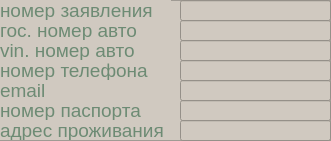
   <widget class="QFrame" name="frame_3">
    <property name="geometry">
     <rect>
      <x>20</x>
      <y>100</y>
      <width>331</width>
      <height>141</height>
     </rect>
    </property>
    <property name="styleSheet">
     <string notr="true">background-color: rgb(208, 201, 192);</string>
    </property>
    <property name="frameShape">
     <enum>QFrame::StyledPanel</enum>
    </property>
    <property name="frameShadow">
     <enum>QFrame::Raised</enum>
    </property>
    <widget class="QLabel" name="login_lable_7">
     <property name="geometry">
      <rect>
       <x>0</x>
       <y>0</y>
       <width>171</width>
       <height>20</height>
      </rect>
     </property>
     <property name="font">
      <font>
       <family>Arial</family>
       <pointsize>14</pointsize>
      </font>
     </property>
     <property name="styleSheet">
      <string notr="true">color: rgb(109, 139, 116);</string>
     </property>
     <property name="text">
      <string>номер заявления</string>
     </property>
    </widget>
    <widget class="QLineEdit" name="id_statement_line_vi">
     <property name="geometry">
      <rect>
       <x>180</x>
       <y>0</y>
       <width>151</width>
       <height>21</height>
      </rect>
     </property>
     <property name="font">
      <font>
       <family>Arial</family>
       <pointsize>14</pointsize>
      </font>
     </property>
     <property name="styleSheet">
      <string notr="true">color: rgb(109, 139, 116);</string>
     </property>
    </widget>
    <widget class="QLabel" name="login_lable_9">
     <property name="geometry">
      <rect>
       <x>0</x>
       <y>20</y>
       <width>171</width>
       <height>20</height>
      </rect>
     </property>
     <property name="font">
      <font>
       <family>Arial</family>
       <pointsize>14</pointsize>
      </font>
     </property>
     <property name="styleSheet">
      <string notr="true">color: rgb(109, 139, 116);</string>
     </property>
     <property name="text">
      <string>гос. номер авто</string>
     </property>
    </widget>
    <widget class="QLineEdit" name="car_gos_num_line">
     <property name="geometry">
      <rect>
       <x>180</x>
       <y>20</y>
       <width>151</width>
       <height>21</height>
      </rect>
     </property>
     <property name="font">
      <font>
       <family>Arial</family>
       <pointsize>14</pointsize>
      </font>
     </property>
     <property name="styleSheet">
      <string notr="true">color: rgb(109, 139, 116);</string>
     </property>
    </widget>
    <widget class="QLineEdit" name="vin_line_vi">
     <property name="geometry">
      <rect>
       <x>180</x>
       <y>40</y>
       <width>151</width>
       <height>21</height>
      </rect>
     </property>
     <property name="font">
      <font>
       <family>Arial</family>
       <pointsize>14</pointsize>
      </font>
     </property>
     <property name="styleSheet">
      <string notr="true">color: rgb(109, 139, 116);</string>
     </property>
    </widget>
    <widget class="QLineEdit" name="phone_number_line">
     <property name="geometry">
      <rect>
       <x>180</x>
       <y>60</y>
       <width>151</width>
       <height>21</height>
      </rect>
     </property>
     <property name="font">
      <font>
       <family>Arial</family>
       <pointsize>14</pointsize>
      </font>
     </property>
     <property name="styleSheet">
      <string notr="true">color: rgb(109, 139, 116);</string>
     </property>
    </widget>
    <widget class="QLineEdit" name="email_line">
     <property name="geometry">
      <rect>
       <x>180</x>
       <y>80</y>
       <width>151</width>
       <height>21</height>
      </rect>
     </property>
     <property name="font">
      <font>
       <family>Arial</family>
       <pointsize>14</pointsize>
      </font>
     </property>
     <property name="styleSheet">
      <string notr="true">color: rgb(109, 139, 116);</string>
     </property>
    </widget>
    <widget class="QLineEdit" name="passport_line_vi">
     <property name="geometry">
      <rect>
       <x>180</x>
       <y>100</y>
       <width>151</width>
       <height>21</height>
      </rect>
     </property>
     <property name="font">
      <font>
       <family>Arial</family>
       <pointsize>14</pointsize>
      </font>
     </property>
     <property name="styleSheet">
      <string notr="true">color: rgb(109, 139, 116);</string>
     </property>
    </widget>
    <widget class="QLineEdit" name="residential_address_line">
     <property name="geometry">
      <rect>
       <x>180</x>
       <y>120</y>
       <width>151</width>
       <height>21</height>
      </rect>
     </property>
     <property name="font">
      <font>
       <family>Arial</family>
       <pointsize>14</pointsize>
      </font>
     </property>
     <property name="styleSheet">
      <string notr="true">color: rgb(109, 139, 116);</string>
     </property>
    </widget>
    <widget class="QLabel" name="login_lable_8">
     <property name="geometry">
      <rect>
       <x>0</x>
       <y>40</y>
       <width>161</width>
       <height>20</height>
      </rect>
     </property>
     <property name="font">
      <font>
       <family>Arial</family>
       <pointsize>14</pointsize>
      </font>
     </property>
     <property name="styleSheet">
      <string notr="true">color: rgb(109, 139, 116);</string>
     </property>
     <property name="text">
      <string>vin. номер авто</string>
     </property>
    </widget>
    <widget class="QLabel" name="login_lable_2">
     <property name="geometry">
      <rect>
       <x>0</x>
       <y>60</y>
       <width>171</width>
       <height>20</height>
      </rect>
     </property>
     <property name="font">
      <font>
       <family>Arial</family>
       <pointsize>14</pointsize>
      </font>
     </property>
     <property name="styleSheet">
      <string notr="true">color: rgb(109, 139, 116);</string>
     </property>
     <property name="text">
      <string>номер телефона</string>
     </property>
    </widget>
    <widget class="QLabel" name="login_lable_4">
     <property name="geometry">
      <rect>
       <x>0</x>
       <y>80</y>
       <width>141</width>
       <height>20</height>
      </rect>
     </property>
     <property name="font">
      <font>
       <family>Arial</family>
       <pointsize>14</pointsize>
      </font>
     </property>
     <property name="styleSheet">
      <string notr="true">color: rgb(109, 139, 116);</string>
     </property>
     <property name="text">
      <string>email</string>
     </property>
    </widget>
    <widget class="QLabel" name="login_lable_5">
     <property name="geometry">
      <rect>
       <x>0</x>
       <y>100</y>
       <width>171</width>
       <height>20</height>
      </rect>
     </property>
     <property name="font">
      <font>
       <family>Arial</family>
       <pointsize>14</pointsize>
      </font>
     </property>
     <property name="styleSheet">
      <string notr="true">color: rgb(109, 139, 116);</string>
     </property>
     <property name="text">
      <string>номер паспорта</string>
     </property>
    </widget>
    <widget class="QLabel" name="login_lable_6">
     <property name="geometry">
      <rect>
       <x>0</x>
       <y>120</y>
       <width>171</width>
       <height>20</height>
      </rect>
     </property>
     <property name="font">
      <font>
       <family>Arial</family>
       <pointsize>14</pointsize>
      </font>
     </property>
     <property name="styleSheet">
      <string notr="true">color: rgb(109, 139, 116);</string>
     </property>
     <property name="text">
      <string>адрес проживания</string>
     </property>
    </widget>
   </widget>
